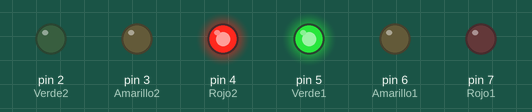
Recording of a sketch running on a simulated Arduino Uno, built with avr-gcc and run on an emulated ATmega328P. Parts: output pins drawn as LEDs (lit = HIGH).

Above: at 0.1 s.
At 6.1 s:
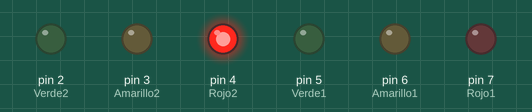
At 10.3 s:
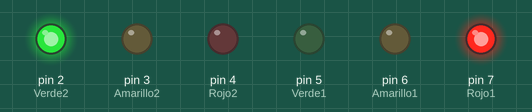
At 16.3 s:
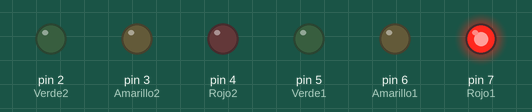
At 23.5 s:
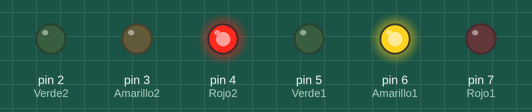
At 33.7 s:
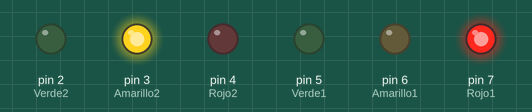
Timing chart, 0 to 40.0 s (numbered marks = the images above):
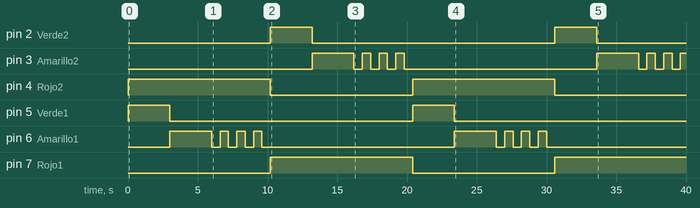

The sketch:

Semaforo2.ino
```cpp
#define Rojo1 7
#define Amarillo1 6
#define Verde1 5
#define Rojo2 4
#define Amarillo2 3
#define Verde2 2

int tiempo = 3000;
int parpadeo = 600;

void setup()
{
  pinMode(Rojo1, OUTPUT);
  pinMode(Amarillo1, OUTPUT);
  pinMode(Verde1, OUTPUT);
  pinMode(Rojo2, OUTPUT);
  pinMode(Amarillo2, OUTPUT);
  pinMode(Verde2, OUTPUT);
}

void loop()
{
  digitalWrite(Verde1, HIGH);
  digitalWrite(Rojo2, HIGH);
  delay(tiempo);
  digitalWrite(Verde1, LOW);

  digitalWrite(Amarillo1, HIGH);
  delay(tiempo);
  digitalWrite(Amarillo1, LOW);
  delay(parpadeo);
  digitalWrite(Amarillo1, HIGH);
  delay(parpadeo);
  digitalWrite(Amarillo1, LOW);
  delay(parpadeo);
  digitalWrite(Amarillo1, HIGH);
  delay(parpadeo);
  digitalWrite(Amarillo1, LOW);
  delay(parpadeo);
  digitalWrite(Amarillo1, HIGH);
  delay(parpadeo);
  digitalWrite(Amarillo1, LOW);
  delay(parpadeo);
  digitalWrite(Rojo2, LOW);

  digitalWrite(Rojo1, HIGH);
  digitalWrite(Verde2, HIGH);
  delay(tiempo);
  digitalWrite(Verde2, LOW);

  digitalWrite(Amarillo2, HIGH);
  delay(tiempo);
  digitalWrite(Amarillo2, LOW);
  delay(parpadeo);
  digitalWrite(Amarillo2, HIGH);
  delay(parpadeo);
  digitalWrite(Amarillo2, LOW);
  delay(parpadeo);
  digitalWrite(Amarillo2, HIGH);
  delay(parpadeo);
  digitalWrite(Amarillo2, LOW);
  delay(parpadeo);
   digitalWrite(Amarillo2, HIGH);
  delay(parpadeo);
  digitalWrite(Amarillo2, LOW);
  delay(parpadeo);
  digitalWrite(Rojo1, LOW);
}
```

Measured:
- by itself, pin 2 (Verde2), pin 5 (Verde1): alternates HIGH for 3.0 s and LOW for 17.4 s
- by itself, pin 3 (Amarillo2): LOW → HIGH at 13.2 s, → LOW 3.0 s later, → HIGH 0.60 s later, → LOW 0.60 s later, … (15 changes in this stretch)
- by itself, pin 4 (Rojo2): alternates HIGH for 10.2 s and LOW for 10.2 s
- by itself, pin 6 (Amarillo1): goes HIGH 3.0 s, 3 × (LOW 0.60 s, HIGH 0.60 s), LOW 13.8 s, HIGH 3.0 s, 3 × (LOW 0.60 s, HIGH 0.60 s), then LOW
- by itself, pin 7 (Rojo1): LOW → HIGH at 10.2 s, → LOW 10.2 s later, → HIGH 10.2 s later
